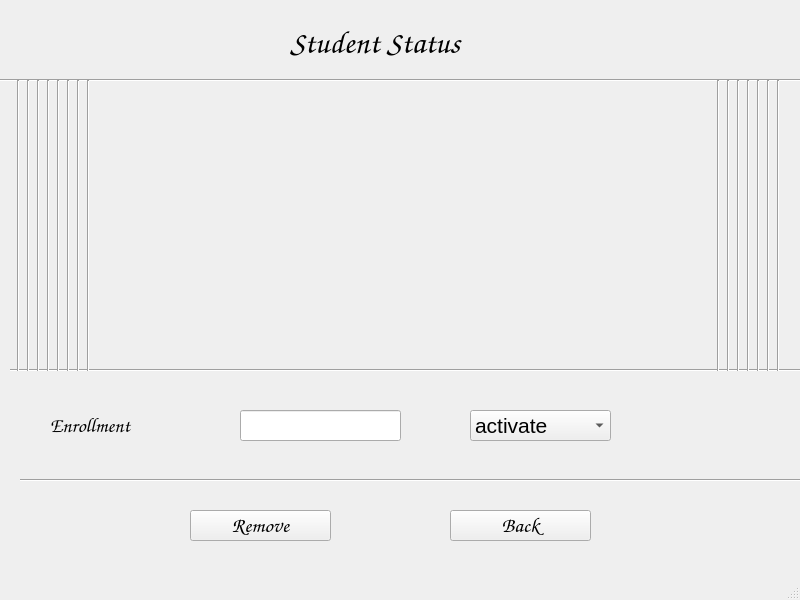
<?xml version="1.0" encoding="UTF-8"?>
<ui version="4.0">
 <class>MainWindow</class>
 <widget class="QMainWindow" name="MainWindow">
  <property name="geometry">
   <rect>
    <x>0</x>
    <y>0</y>
    <width>800</width>
    <height>600</height>
   </rect>
  </property>
  <property name="windowTitle">
   <string>MainWindow</string>
  </property>
  <widget class="QWidget" name="centralwidget">
   <widget class="QLabel" name="label">
    <property name="geometry">
     <rect>
      <x>290</x>
      <y>20</y>
      <width>247</width>
      <height>45</height>
     </rect>
    </property>
    <property name="font">
     <font>
      <family>Comic Sans MS</family>
      <pointsize>24</pointsize>
     </font>
    </property>
    <property name="text">
     <string>Student Status</string>
    </property>
   </widget>
   <widget class="Line" name="line">
    <property name="geometry">
     <rect>
      <x>-40</x>
      <y>70</y>
      <width>881</width>
      <height>20</height>
     </rect>
    </property>
    <property name="orientation">
     <enum>Qt::Horizontal</enum>
    </property>
   </widget>
   <widget class="QLabel" name="label_5">
    <property name="geometry">
     <rect>
      <x>50</x>
      <y>410</y>
      <width>121</width>
      <height>31</height>
     </rect>
    </property>
    <property name="font">
     <font>
      <family>Comic Sans MS</family>
      <pointsize>15</pointsize>
      <weight>50</weight>
      <bold>false</bold>
     </font>
    </property>
    <property name="text">
     <string>Enrollment</string>
    </property>
   </widget>
   <widget class="QLineEdit" name="lineEdit_4">
    <property name="geometry">
     <rect>
      <x>240</x>
      <y>410</y>
      <width>161</width>
      <height>31</height>
     </rect>
    </property>
   </widget>
   <widget class="QPushButton" name="pushButton_4">
    <property name="geometry">
     <rect>
      <x>190</x>
      <y>510</y>
      <width>141</width>
      <height>31</height>
     </rect>
    </property>
    <property name="font">
     <font>
      <family>Comic Sans MS</family>
      <pointsize>16</pointsize>
     </font>
    </property>
    <property name="text">
     <string>Remove</string>
    </property>
   </widget>
   <widget class="QPushButton" name="pushButton_5">
    <property name="geometry">
     <rect>
      <x>450</x>
      <y>510</y>
      <width>141</width>
      <height>31</height>
     </rect>
    </property>
    <property name="font">
     <font>
      <family>Comic Sans MS</family>
      <pointsize>16</pointsize>
     </font>
    </property>
    <property name="text">
     <string>Back</string>
    </property>
   </widget>
   <widget class="Line" name="line_2">
    <property name="geometry">
     <rect>
      <x>10</x>
      <y>360</y>
      <width>881</width>
      <height>20</height>
     </rect>
    </property>
    <property name="orientation">
     <enum>Qt::Horizontal</enum>
    </property>
   </widget>
   <widget class="Line" name="line_3">
    <property name="geometry">
     <rect>
      <x>20</x>
      <y>470</y>
      <width>881</width>
      <height>20</height>
     </rect>
    </property>
    <property name="orientation">
     <enum>Qt::Horizontal</enum>
    </property>
   </widget>
   <widget class="QLabel" name="label_2">
    <property name="geometry">
     <rect>
      <x>10</x>
      <y>90</y>
      <width>781</width>
      <height>271</height>
     </rect>
    </property>
    <property name="styleSheet">
     <string notr="true">image: url(:/newPrefix/adminimage.jpg);</string>
    </property>
    <property name="text">
     <string/>
    </property>
   </widget>
   <widget class="Line" name="line_4">
    <property name="geometry">
     <rect>
      <x>50</x>
      <y>80</y>
      <width>16</width>
      <height>291</height>
     </rect>
    </property>
    <property name="orientation">
     <enum>Qt::Vertical</enum>
    </property>
   </widget>
   <widget class="Line" name="line_5">
    <property name="geometry">
     <rect>
      <x>720</x>
      <y>80</y>
      <width>16</width>
      <height>291</height>
     </rect>
    </property>
    <property name="orientation">
     <enum>Qt::Vertical</enum>
    </property>
   </widget>
   <widget class="Line" name="line_6">
    <property name="geometry">
     <rect>
      <x>30</x>
      <y>80</y>
      <width>16</width>
      <height>291</height>
     </rect>
    </property>
    <property name="orientation">
     <enum>Qt::Vertical</enum>
    </property>
   </widget>
   <widget class="Line" name="line_7">
    <property name="geometry">
     <rect>
      <x>40</x>
      <y>80</y>
      <width>16</width>
      <height>291</height>
     </rect>
    </property>
    <property name="orientation">
     <enum>Qt::Vertical</enum>
    </property>
   </widget>
   <widget class="Line" name="line_8">
    <property name="geometry">
     <rect>
      <x>10</x>
      <y>80</y>
      <width>16</width>
      <height>291</height>
     </rect>
    </property>
    <property name="orientation">
     <enum>Qt::Vertical</enum>
    </property>
   </widget>
   <widget class="Line" name="line_9">
    <property name="geometry">
     <rect>
      <x>20</x>
      <y>80</y>
      <width>16</width>
      <height>291</height>
     </rect>
    </property>
    <property name="orientation">
     <enum>Qt::Vertical</enum>
    </property>
   </widget>
   <widget class="Line" name="line_10">
    <property name="geometry">
     <rect>
      <x>80</x>
      <y>80</y>
      <width>16</width>
      <height>291</height>
     </rect>
    </property>
    <property name="orientation">
     <enum>Qt::Vertical</enum>
    </property>
   </widget>
   <widget class="Line" name="line_11">
    <property name="geometry">
     <rect>
      <x>70</x>
      <y>80</y>
      <width>16</width>
      <height>291</height>
     </rect>
    </property>
    <property name="orientation">
     <enum>Qt::Vertical</enum>
    </property>
   </widget>
   <widget class="Line" name="line_12">
    <property name="geometry">
     <rect>
      <x>60</x>
      <y>80</y>
      <width>16</width>
      <height>291</height>
     </rect>
    </property>
    <property name="orientation">
     <enum>Qt::Vertical</enum>
    </property>
   </widget>
   <widget class="Line" name="line_17">
    <property name="geometry">
     <rect>
      <x>710</x>
      <y>80</y>
      <width>16</width>
      <height>291</height>
     </rect>
    </property>
    <property name="orientation">
     <enum>Qt::Vertical</enum>
    </property>
   </widget>
   <widget class="Line" name="line_13">
    <property name="geometry">
     <rect>
      <x>730</x>
      <y>80</y>
      <width>16</width>
      <height>291</height>
     </rect>
    </property>
    <property name="orientation">
     <enum>Qt::Vertical</enum>
    </property>
   </widget>
   <widget class="Line" name="line_14">
    <property name="geometry">
     <rect>
      <x>740</x>
      <y>80</y>
      <width>16</width>
      <height>291</height>
     </rect>
    </property>
    <property name="orientation">
     <enum>Qt::Vertical</enum>
    </property>
   </widget>
   <widget class="Line" name="line_15">
    <property name="geometry">
     <rect>
      <x>750</x>
      <y>80</y>
      <width>16</width>
      <height>291</height>
     </rect>
    </property>
    <property name="orientation">
     <enum>Qt::Vertical</enum>
    </property>
   </widget>
   <widget class="Line" name="line_16">
    <property name="geometry">
     <rect>
      <x>760</x>
      <y>80</y>
      <width>16</width>
      <height>291</height>
     </rect>
    </property>
    <property name="orientation">
     <enum>Qt::Vertical</enum>
    </property>
   </widget>
   <widget class="Line" name="line_18">
    <property name="geometry">
     <rect>
      <x>770</x>
      <y>80</y>
      <width>16</width>
      <height>291</height>
     </rect>
    </property>
    <property name="orientation">
     <enum>Qt::Vertical</enum>
    </property>
   </widget>
   <widget class="QLabel" name="label_6">
    <property name="geometry">
     <rect>
      <x>480</x>
      <y>410</y>
      <width>121</width>
      <height>31</height>
     </rect>
    </property>
    <property name="font">
     <font>
      <family>Comic Sans MS</family>
      <pointsize>15</pointsize>
      <weight>50</weight>
      <bold>false</bold>
     </font>
    </property>
    <property name="text">
     <string/>
    </property>
   </widget>
   <widget class="QComboBox" name="comboBox">
    <property name="geometry">
     <rect>
      <x>470</x>
      <y>410</y>
      <width>141</width>
      <height>31</height>
     </rect>
    </property>
    <property name="font">
     <font>
      <pointsize>16</pointsize>
     </font>
    </property>
    <item>
     <property name="text">
      <string>activate</string>
     </property>
    </item>
    <item>
     <property name="text">
      <string>deactivate</string>
     </property>
    </item>
    <item>
     <property name="text">
      <string/>
     </property>
    </item>
   </widget>
  </widget>
  <widget class="QStatusBar" name="statusbar"/>
 </widget>
 <resources>
  <include location="source.qrc"/>
 </resources>
 <connections/>
</ui>
